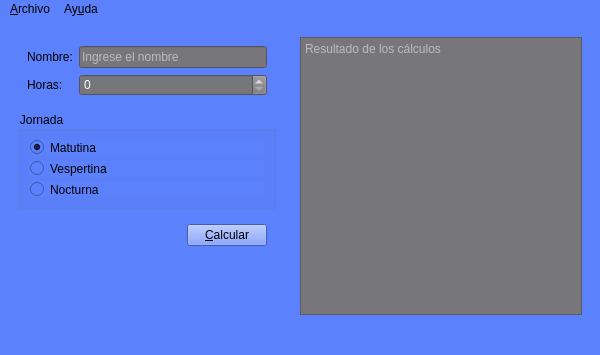
<?xml version="1.0" encoding="UTF-8"?>
<ui version="4.0">
 <class>Salarios</class>
 <widget class="QMainWindow" name="Salarios">
  <property name="geometry">
   <rect>
    <x>0</x>
    <y>0</y>
    <width>600</width>
    <height>355</height>
   </rect>
  </property>
  <property name="minimumSize">
   <size>
    <width>600</width>
    <height>0</height>
   </size>
  </property>
  <property name="windowTitle">
   <string>Salarios</string>
  </property>
  <property name="windowIcon">
   <iconset resource="recurso.qrc">
    <normaloff>:/recursos/resourse/salario.png</normaloff>:/recursos/resourse/salario.png</iconset>
  </property>
  <property name="styleSheet">
   <string notr="true">background-color: rgb(92, 129, 252);
border-color: rgb(28, 113, 216);</string>
  </property>
  <widget class="QWidget" name="centralwidget">
   <layout class="QHBoxLayout" name="horizontalLayout_2">
    <item>
     <widget class="QWidget" name="widget" native="true">
      <property name="minimumSize">
       <size>
        <width>250</width>
        <height>0</height>
       </size>
      </property>
      <property name="maximumSize">
       <size>
        <width>300</width>
        <height>16777215</height>
       </size>
      </property>
      <layout class="QVBoxLayout" name="verticalLayout_2">
       <item>
        <widget class="QWidget" name="widget_3" native="true">
         <layout class="QFormLayout" name="formLayout">
          <item row="0" column="0">
           <widget class="QLabel" name="label">
            <property name="text">
             <string>Nombre:</string>
            </property>
           </widget>
          </item>
          <item row="0" column="1">
           <widget class="QLineEdit" name="inNombre">
            <property name="styleSheet">
             <string notr="true">background-color: rgb(119, 118, 123);
color: rgb(255, 255, 255);</string>
            </property>
            <property name="placeholderText">
             <string>Ingrese el nombre</string>
            </property>
           </widget>
          </item>
          <item row="1" column="0">
           <widget class="QLabel" name="label_2">
            <property name="text">
             <string>Horas:</string>
            </property>
           </widget>
          </item>
          <item row="1" column="1">
           <widget class="QSpinBox" name="inHoras">
            <property name="styleSheet">
             <string notr="true">background-color: rgb(119, 118, 123);
color: rgb(255, 255, 255);</string>
            </property>
           </widget>
          </item>
         </layout>
        </widget>
       </item>
       <item>
        <widget class="QGroupBox" name="groupBox">
         <property name="title">
          <string>Jornada</string>
         </property>
         <layout class="QVBoxLayout" name="verticalLayout">
          <item>
           <widget class="QRadioButton" name="inMatutina">
            <property name="text">
             <string>Matutina</string>
            </property>
            <property name="checked">
             <bool>true</bool>
            </property>
           </widget>
          </item>
          <item>
           <widget class="QRadioButton" name="inVespertina">
            <property name="text">
             <string>Vespertina</string>
            </property>
           </widget>
          </item>
          <item>
           <widget class="QRadioButton" name="inNocturna">
            <property name="text">
             <string>Nocturna</string>
            </property>
           </widget>
          </item>
         </layout>
        </widget>
       </item>
       <item>
        <widget class="QWidget" name="widget_4" native="true">
         <layout class="QHBoxLayout" name="horizontalLayout">
          <item>
           <spacer name="horizontalSpacer">
            <property name="orientation">
             <enum>Qt::Horizontal</enum>
            </property>
            <property name="sizeHint" stdset="0">
             <size>
              <width>151</width>
              <height>20</height>
             </size>
            </property>
           </spacer>
          </item>
          <item>
           <widget class="QPushButton" name="btnCalcular">
            <property name="text">
             <string>&amp;Calcular</string>
            </property>
           </widget>
          </item>
         </layout>
        </widget>
       </item>
       <item>
        <spacer name="verticalSpacer">
         <property name="orientation">
          <enum>Qt::Vertical</enum>
         </property>
         <property name="sizeHint" stdset="0">
          <size>
           <width>20</width>
           <height>70</height>
          </size>
         </property>
        </spacer>
       </item>
      </layout>
     </widget>
    </item>
    <item>
     <widget class="QWidget" name="widget_2" native="true">
      <property name="minimumSize">
       <size>
        <width>300</width>
        <height>0</height>
       </size>
      </property>
      <layout class="QVBoxLayout" name="verticalLayout_3">
       <item>
        <widget class="QPlainTextEdit" name="outCalculos">
         <property name="styleSheet">
          <string notr="true">background-color: rgb(119, 118, 123);
color: rgb(255, 255, 255);</string>
         </property>
         <property name="readOnly">
          <bool>true</bool>
         </property>
         <property name="placeholderText">
          <string>Resultado de los cálculos</string>
         </property>
        </widget>
       </item>
      </layout>
     </widget>
    </item>
   </layout>
  </widget>
  <widget class="QMenuBar" name="menubar">
   <property name="geometry">
    <rect>
     <x>0</x>
     <y>0</y>
     <width>600</width>
     <height>22</height>
    </rect>
   </property>
   <widget class="QMenu" name="menuArchivo">
    <property name="title">
     <string>&amp;Archivo</string>
    </property>
    <addaction name="actionNuevo"/>
    <addaction name="actionAbrir"/>
    <addaction name="actionGuardar"/>
    <addaction name="separator"/>
    <addaction name="actionCalcular"/>
    <addaction name="separator"/>
    <addaction name="actionSalir"/>
   </widget>
   <widget class="QMenu" name="menuAyuda">
    <property name="title">
     <string>Ay&amp;uda</string>
    </property>
    <addaction name="actionAcerca_de"/>
   </widget>
   <addaction name="menuArchivo"/>
   <addaction name="menuAyuda"/>
  </widget>
  <widget class="QStatusBar" name="statusbar"/>
  <action name="actionNuevo">
   <property name="icon">
    <iconset resource="recurso.qrc">
     <normaloff>:/recursos/resourse/new.png</normaloff>:/recursos/resourse/new.png</iconset>
   </property>
   <property name="text">
    <string>&amp;Nuevo</string>
   </property>
   <property name="shortcut">
    <string>Ctrl+N</string>
   </property>
  </action>
  <action name="actionAbrir">
   <property name="icon">
    <iconset resource="recurso.qrc">
     <normaloff>:/recursos/resourse/abrir.png</normaloff>:/recursos/resourse/abrir.png</iconset>
   </property>
   <property name="text">
    <string>&amp;Abrir</string>
   </property>
   <property name="shortcut">
    <string>Ctrl+A</string>
   </property>
  </action>
  <action name="actionGuardar">
   <property name="icon">
    <iconset resource="recurso.qrc">
     <normaloff>:/recursos/resourse/guardar.png</normaloff>:/recursos/resourse/guardar.png</iconset>
   </property>
   <property name="text">
    <string>&amp;Guardar</string>
   </property>
   <property name="shortcut">
    <string>Ctrl+S</string>
   </property>
  </action>
  <action name="actionCalcular">
   <property name="icon">
    <iconset resource="recurso.qrc">
     <normaloff>:/recursos/resourse/calculator.jpg</normaloff>:/recursos/resourse/calculator.jpg</iconset>
   </property>
   <property name="text">
    <string>&amp;Calcular</string>
   </property>
   <property name="shortcut">
    <string>F1</string>
   </property>
  </action>
  <action name="actionSalir">
   <property name="icon">
    <iconset resource="recurso.qrc">
     <normaloff>:/recursos/resourse/png-transparent-button-computer-icons-exit-angle-rectangle-logo.png</normaloff>:/recursos/resourse/png-transparent-button-computer-icons-exit-angle-rectangle-logo.png</iconset>
   </property>
   <property name="text">
    <string>&amp;Salir</string>
   </property>
   <property name="shortcut">
    <string>Ctrl+Q</string>
   </property>
  </action>
  <action name="actionAcerca_de">
   <property name="text">
    <string>Acerca de Salarios</string>
   </property>
  </action>
 </widget>
 <resources>
  <include location="recurso.qrc"/>
 </resources>
 <connections/>
</ui>
